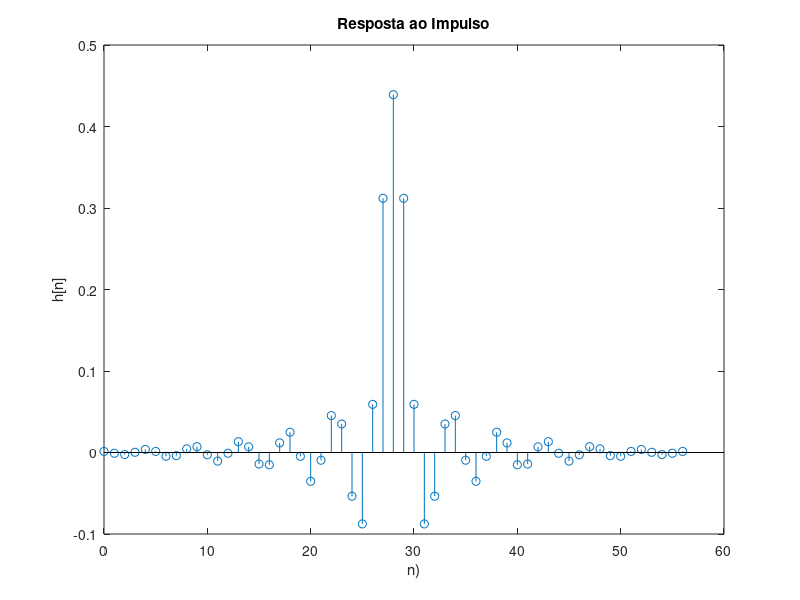
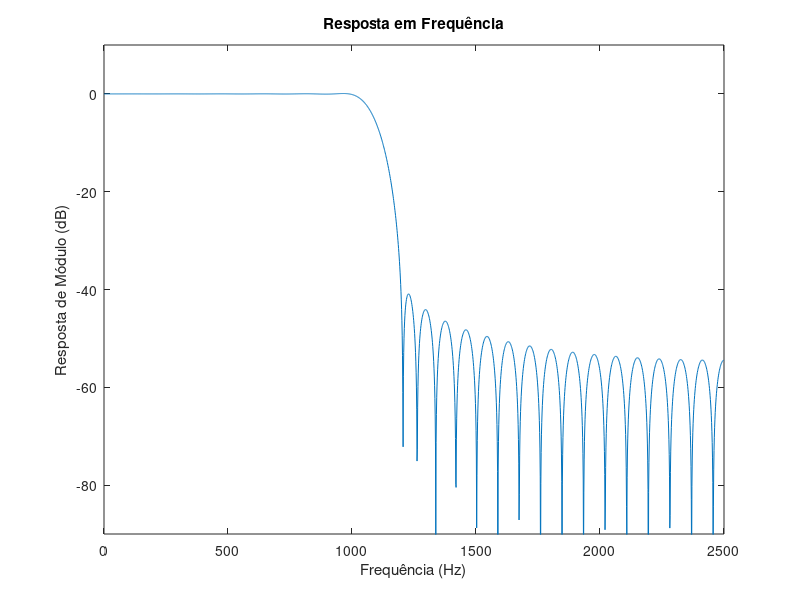

Recreate these plots in MATLAB, in order.
pkg load signal

% Limpa todas as variáveis e figuras anteriores
clear all; close all; clc;

% Definição dos parâmetros do filtro
Ap = 1;
Ar = 40;
Omega_p = 1000;       % Frequência de corte da banda de passagem
Omega_r = 1200;     % Frequência de corte da banda de rejeição
Omega_s = 5000;      % Frequência de amostragem

delta_p = (10^(0.05*Ap) - 1)/(10^(0.05*Ap) + 1);
delta_r = 10^(-0.05*Ar);

F = [Omega_p Omega_r];
A = [1 0];
ripples = [delta_p delta_r];
[M,Wn,beta,FILTYPE] = kaiserord(F,A,ripples,Omega_s);
kaiser_win = kaiser(M+1,beta);
h = fir1(M,Wn,FILTYPE,kaiser_win,'noscale');
figure(1)
stem(0:M,h)
ylabel('h[n]');
xlabel('n)');
title('Resposta ao Impulso');




[H,w]=freqz(h,1,2048,Omega_s);
figure(2)
plot(w,20*log10(abs(H)))
axis([0 Omega_s/2 -90 10])
ylabel('Resposta de Módulo (dB)');
xlabel('Frequência (Hz)');
title('Resposta em Frequência');
